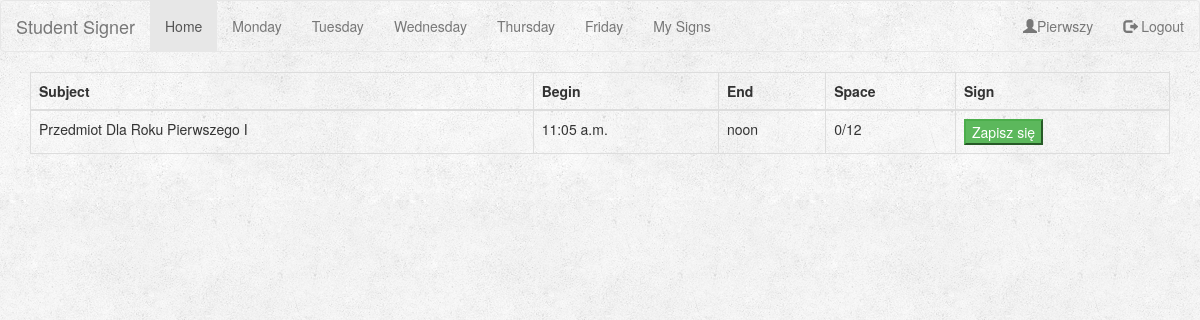
The app's page /monday/ (signed in), older data.
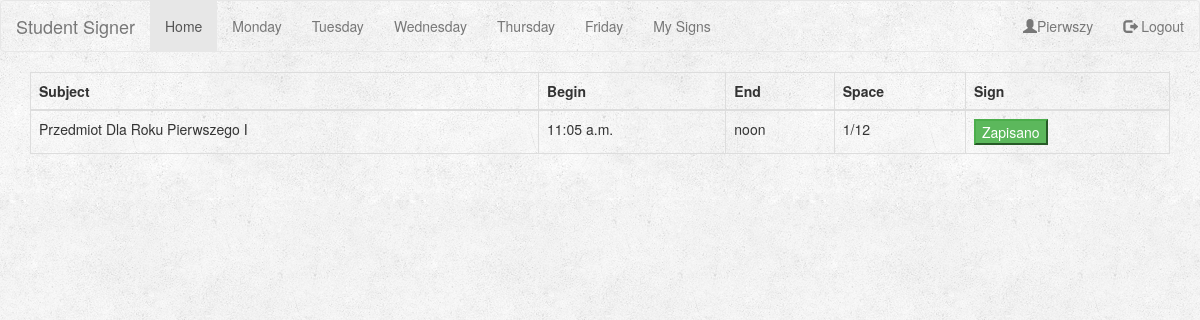
The same page, newer data.
### signs/models.py (models this page shows, shortened)
class Subject(models.Model):
    DAY_CHOICE = (
        (1, 'Monday'),
        (2, 'Tuesday'),
        (3, 'Wednesday'),
        (4, 'Thursday'),
        (5, 'Friday'),
    )
    YEAR_CHOICE = (
        (0, 'undefined'),
        (1, '1'),
        (2, '2'),
        (3, '3'),
        (4, '4'),
        (5, '5'),
    )
    name = models.CharField(max_length=150)
    day = models.IntegerField(choices=DAY_CHOICE)
    begin_at = models.TimeField(blank=True)
    end_at = models.TimeField(blank=True)
    actual_space = models.IntegerField(default=0)
    space = models.IntegerField(default=0)
    year = models.IntegerField(choices=YEAR_CHOICE, default=0)
    class Meta:
        ordering = ['begin_at']

### signs/views.py (the view)
# urls.py: url(r'^monday/$', views.showMondayTable, name='showMonday'),
def showMondayTable(request):
    user = request.user
    if request.user.is_authenticated():
        subjects = Subject.objects.all().filter(day=1, year=request.user.extendeduser.year)
    else:
        subjects = Subject.objects.all().filter(day=1, year=0)
    subjects_participation = {}
    try:
        for object in Subject.objects.all():
            if Sign.objects.all().filter(subject=object.id, user=user).exists():
                subjects_participation[object.id] = {'state': 'disabled', 'text': 'Zapisano'}
            else:
                subjects_participation[object.id] = {'state': ' ', 'text': 'Zapisz się'}
    except:
        pass
    return render(request, 'signs/monday.html', {'subjects':subjects, 'participation':subjects_participation})

### signs/templates/signs/monday.html (shortened to what this page needs)
{% extends 'base.html' %}
{% block pageContent %}
    <table class="table table-bordered">
    <thead>
    <tr>
        <th>Subject</th>
        <th>Begin</th>
        <th>End</th>
        <th>Space</th>
        <th>Sign</th>
    </tr>
    </thead>
{% for subject in subjects %}
    <tbody>
        <td>{{ subject.name }}</td>
        <td>{{ subject.begin_at }}</td>
        <td>{{ subject.end_at }}</td>
        <td> {{ subject.actual_space }}/{{ subject.space }}</td>
        <td><button class="btn-success subjectButton" day="monday" subjectId="{{ subject.id }}"
			{% for key, value in participation.items %}
				{% if key == subject.id %}
					{{value.state}}>{{value.text}}
				{% endif %}
			{% endfor %}
		</button><br></td>
    </tbody>
{% endfor %}
    </table>
{% endblock %}

Row changes from the older to the newer data that the page shows:
changed Subject "Przedmiot Dla Roku Pierwszego I": actual_space "0" → "1"
Text that changed along with them:
new list line: "Zapisano"
list line gone: "Zapisz się"
